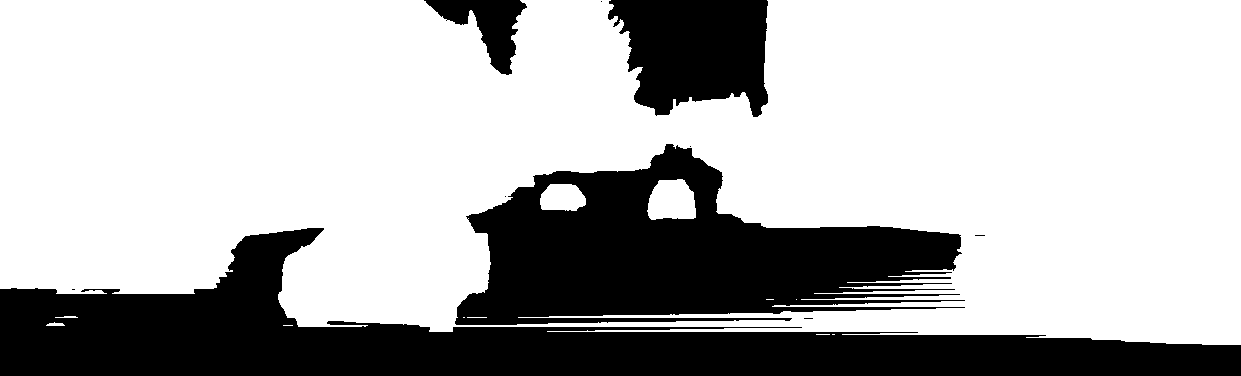
#> input picture data/kitti_image_sample/mask.png, 1241 x 376 px
$ python man_x.py ../../data/kitti_image_sample/mask.png
#> lines starting #> are read from the running program, lines starting #| are printed output that depends on the picture; after the words box and inside, x2 and y2 are one past the last pixel; in counts of white or black regions, pixels touching at a corner belong together
#!/usr/bin/env python3
"""
Spline editor (800 × 600 canvas) with coloured control points and
pattern‑vs‑image overlay.

Changes
=======
* **Endpoints always red** – and **no horizontal stripe** is drawn for them.
* Interior control points get **unique random colours** (never repeat, never
  red). Horizontal stripes in the Pattern window use exactly the control
  point’s colour and are 4 px thick.
* **s** key still saves:
  * **pattern.png** – greyscale threshold resized to reference‐image size.
  * **mask.png** – 0/255 binary mask where `ref_gray > pattern_gray`.
"""
from __future__ import annotations
import cv2
import numpy as np
import argparse
import sys
from pathlib import Path

# ── SciPy cubic spline (optional) ───────────────────────────────────────────
try:
    from scipy.interpolate import CubicSpline
    HAS_SCIPY = True
except ModuleNotFoundError:
    HAS_SCIPY = False

# ── constants ────────────────────────────────────────────────────────────────
CANVAS_W, CANVAS_H = 800, 600
RED          = (0, 0, 255)  # BGR red
CP_RADIUS    = 6
HIT_THRESH   = 10
MERGE_THRESH = 3
SAVE_PATTERN_PATH = "pattern.png"
SAVE_MASK_PATH    = "mask.png"

# ── helper functions ─────────────────────────────────────────────────────────

# [6 lines left out: function rand_unique_color, not called in this run]


def evaluate_curve(ctrl_pts, width):
    """Return integer xs, ys of spline/polyline across columns 0‥width‑1."""
    ctrl_sorted = sorted(ctrl_pts, key=lambda d: d['x'])
    xs_ctrl = np.array([p['x'] for p in ctrl_sorted])
    ys_ctrl = np.array([p['y'] for p in ctrl_sorted])
    xs = np.arange(width)
    if HAS_SCIPY and len(ctrl_sorted) >= 3:
        ys = CubicSpline(xs_ctrl, ys_ctrl, bc_type="natural")(xs)
    else:
        ys = np.interp(xs, xs_ctrl, ys_ctrl)
    ys = np.clip(ys, 0, CANVAS_H - 1)
    return xs.astype(np.int32), ys.astype(np.int32)


def make_pattern_gray(ys):
    h_from_bottom = (CANVAS_H - 1 - ys).astype(np.float32)
    intens = (h_from_bottom / (CANVAS_H - 1) * 255).astype(np.uint8)
    return intens  # length == CANVAS_W

# ── main ─────────────────────────────────────────────────────────────────────

def main(argv=None):
    parser = argparse.ArgumentParser("Spline editor with unique coloured points")
    parser.add_argument("reference", help="reference (parsed) image - mandatory")
    parser.add_argument("--spline", help="base spline", default=None)
    # args = parser.parse_args(argv)
    args = parser.parse_args()

    # ↓ reference image ---------------------------------------------------
    ref_path = Path(args.reference)
    if not ref_path.is_file():
        sys.exit(f"File '{ref_path}' not found.")
    ref_img_orig = cv2.imread(str(ref_path), cv2.IMREAD_COLOR)
#> ref_img_orig is the input picture: shape (376, 1241, 3); 70.5% white; 10 black regions (6 under 20 px), largest, box (x1, y1, x2, y2) and area: (0, 228, 1241, 376) 69386, (455, 144, 965, 325) 50631, (608, 0, 768, 117) 14343, (424, 0, 527, 75) 3221
    if ref_img_orig is None:
        sys.exit("Failed to load reference image.")
    ref_h, ref_w = ref_img_orig.shape[:2]
#> ref_h = 376; ref_w = 1241

    # ↓ spline state ------------------------------------------------------
    if args.spline:
        C = np.loadtxt(args.spline, delimiter=',').astype(np.float32)
        ctrl_pts = []
        for k in range(C.shape[0]):
            ctrl_pts.append({'x': int(C[k,0]), 'y': int(C[k,1]), 'color': (int(C[k,2]), int(C[k,3]), int(C[k,4]))})
    else:
        ctrl_pts = [
            {'x': 0,            'y': CANVAS_H // 2, 'color': RED},
            {'x': CANVAS_W - 1, 'y': CANVAS_H // 2, 'color': RED},
        ]
    selected_idx: int | None = None
    offset_xy = (0, 0)

    cv2.namedWindow("Spline Editor", cv2.WINDOW_AUTOSIZE | cv2.WINDOW_GUI_NORMAL)
    cv2.namedWindow("Pattern", cv2.WINDOW_AUTOSIZE | cv2.WINDOW_GUI_NORMAL)

    # [38 lines left out: function on_mouse, not called in this run]

    cv2.setMouseCallback("Spline Editor", on_mouse)

    # ↓ main loop ---------------------------------------------------------
    canvas = np.full((CANVAS_H, CANVAS_W, 3), 255, np.uint8)
    while True:
        xs, ys = evaluate_curve(ctrl_pts, CANVAS_W)
        patt_gray_cols = make_pattern_gray(ys)  # length 800

        # ── draw canvas ─────────────────────────────────────────────────
        canvas[:] = 255
        cv2.polylines(canvas, [np.column_stack((xs, ys)).reshape(-1, 1, 2)], False, (0, 0, 0), 2)
        for cp in ctrl_pts:
            cv2.circle(canvas, (cp['x'], cp['y']), CP_RADIUS, cp['color'], -1)
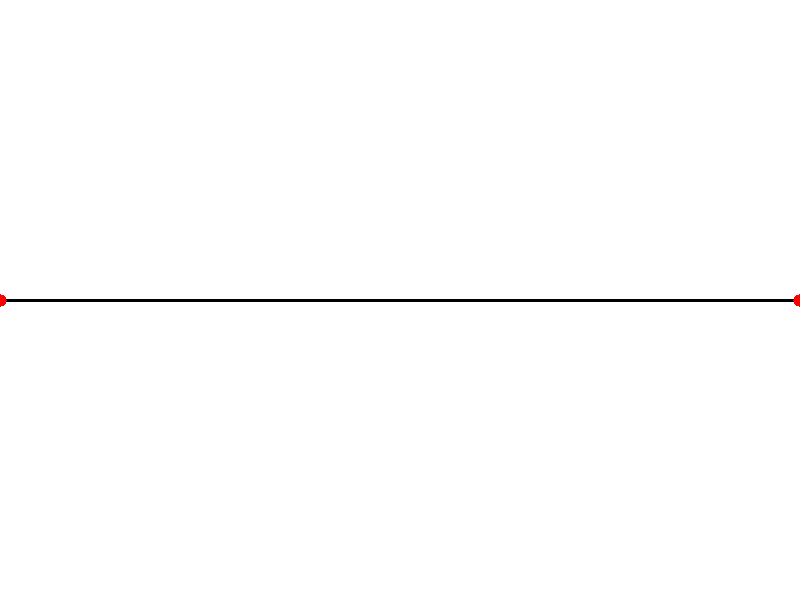
#> canvas: shape (600, 800, 3); mean of channels 0, 1, 2 253.7, 253.7, 253.7; drawn as B, G, R
        cv2.putText(canvas, f"degree = {max(len(ctrl_pts)-1,1)}", (10, 25), cv2.FONT_HERSHEY_SIMPLEX, 0.7, (0,0,0), 2)
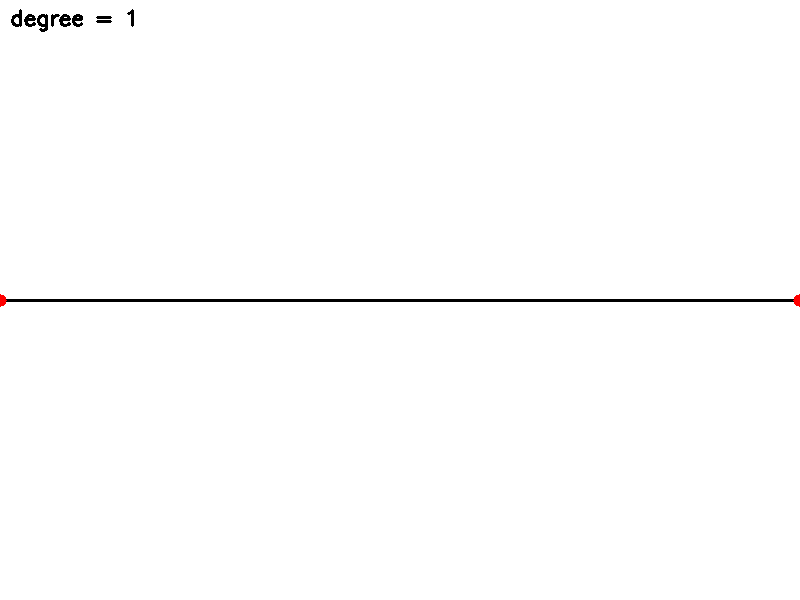
#> canvas: shape (600, 800, 3); 0.15% of pixels changed, all inside (x1, y1, x2, y2) = (11, 9, 134, 32); drawn as B, G, R

        # ── build pattern display image (overlay) ───────────────────────
        overlay = cv2.resize(ref_img_orig, (ref_w, ref_h), interpolation=cv2.INTER_LINEAR)
        # resize pattern gray to reference size
        patt_gray_img = cv2.resize(patt_gray_cols[:, None].repeat(CANVAS_H, axis=1), (ref_w, ref_h), interpolation=cv2.INTER_LINEAR)
        patt_gray_img = patt_gray_img.astype(np.uint8)
        cv2.imshow("pattern", patt_gray_img)
        mask_bool = cv2.cvtColor(overlay, cv2.COLOR_BGR2GRAY) > patt_gray_img
        overlay[mask_bool] = RED
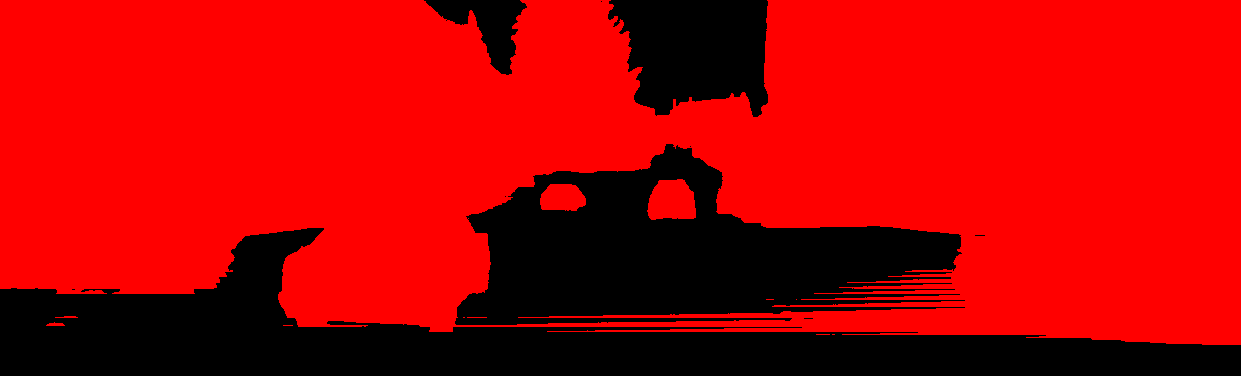
#> overlay: shape (376, 1241, 3); mean B, G, R 0, 0, 179.8
        # add coloured horizontal stripes for interior points
        for cp in ctrl_pts[1:-1]:  # skip endpoints
            y_line = int(cp['x'] * ref_h / CANVAS_W)
            cv2.line(overlay, (0, y_line), (ref_w - 1, y_line), cp['color'], thickness=4, lineType=cv2.LINE_AA)

        cv2.imshow("Spline Editor", canvas)
        # print((0.25 * overlay.shape[1], 0.25 * overlay.shape[0]))
        cv2.imshow("Pattern", overlay)
        # cv2.imshow("Pattern", cv2.resize(overlay,
        #                                  (int(0.25 * overlay.shape[1]), int(0.25 * overlay.shape[0])),
        #                                  interpolation=cv2.INTER_LINEAR))

        key = cv2.waitKey(20) & 0xFF
#> (key q is pressed here)
        if key in (27, ord('q')):
            break
        if key == ord('r'):
            ctrl_pts = [
                {'x': 0,            'y': CANVAS_H // 2, 'color': RED},
                {'x': CANVAS_W - 1, 'y': CANVAS_H // 2, 'color': RED},
            ]
        if key == ord('s'):
            # save pattern and mask (no stripes) at reference resolution
            patt_gray_ref = cv2.resize(patt_gray_cols[:, None].repeat(CANVAS_H, axis=1), (ref_w, ref_h), interpolation=cv2.INTER_LINEAR)
            cv2.imwrite(SAVE_PATTERN_PATH, patt_gray_ref)
            cv2.imwrite(SAVE_MASK_PATH, (mask_bool.astype(np.uint8) * 255))
            C = []
            for c in ctrl_pts:
                C.append([int(c['x']), int(c['y']), int(c['color'][0]), int(c['color'][1]), int(c['color'][2])])
            np.savetxt('spline_data.txt', np.array(C, dtype=np.float32), delimiter=',')
            print(f"Saved pattern to {SAVE_PATTERN_PATH}, mask to {SAVE_MASK_PATH}")

    cv2.destroyAllWindows()


if __name__ == "__main__":
    sys.exit(main())
#> (the program exits here)
